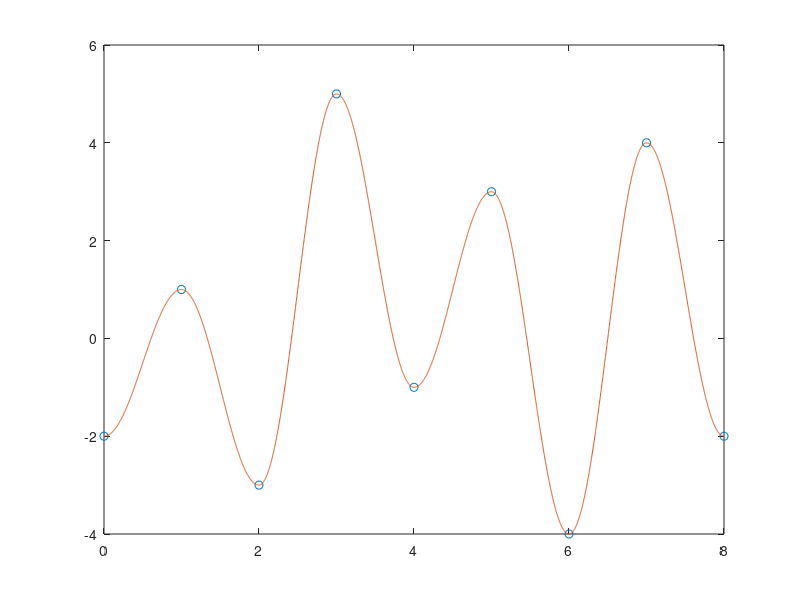

The MATLAB source for this figure: (Note: this script raises an error after producing the figure.)
% The Signal Processing Toolbox of Matlab R2017b has a 'rainflow'
% command.  This are the examples from the online documentation,
% see <https://www.mathworks.com/help/signal/ref/rainflow.html>.
%
% Looks like MathWorks implemented rainflow cycle counting
% correctly.

clear;
close('all');

%%% Cycle Counts with Known Sample Rate

% Generate a signal that resembles a load history, consisting of
% sinusoid half-periods connecting known, equispaced reversals.
% The signal is sampled at 512 Hz for 8 seconds.
% Plot the extrema and the signal.
%
%      fs = 512;
%
%      X = [-2 1 -3 5 -1 3 -4 4 -2];
%      lX = length(X)-1;
%
%      Y = -diff(X)/2.*cos(pi*(0:1/fs:1-1/fs)') + (X(1:lX)+X(2:lX+1))/2;
%      Y = [Y(:);X(end)];
%
%      plot(0:lX,X,'o',0:1/fs:lX,Y)

fs = 512;

X = [-2 1 -3 5 -1 3 -4 4 -2];
lX = length(X)-1;

Y = bsxfun(@plus, bsxfun(@times, -diff(X)/2, cos(pi*(0:1/fs:1-1/fs)')), (X(1:lX)+X(2:lX+1))/2);
Y = [Y(:);X(end)];

plot(0:lX,X,'o',0:1/fs:lX,Y);

% Compute cycle counts for the data.  Display the matrix of cycle
% counts.
%
%      [c,hist,edges,rmm,idx] = rainflow(Y,fs);
%
%      T = array2table(c,'VariableNames',{'Count','Range','Mean','Start','End'})
%
% T =
%
%   7x5 table
%
%     Count    Range    Mean    Start    End
%     _____    _____    ____    _____    ___
%
%     0.5      3        -0.5    0        1
%     0.5      4          -1    1        2
%       1      4           1    4        5
%     0.5      8           1    2        3
%     0.5      9         0.5    3        6
%     0.5      8           0    6        7
%     0.5      6           1    7        8

T = cc4fat(Y, '-first', '-range-mean', '-label', '-zero');
T(:, 4:5) = T(:, 4:5) ./ fs

% Matlab
%
% T =
%
%           0.5            3         -0.5            0            1
%           0.5            4           -1            1            2
%             1            4            1            4            5
%           0.5            8            1            2            3
%           0.5            9          0.5            3            6
%           0.5            8            0            6            7
%           0.5            6            1            7            8
%
%
% Octave
%
% T =
%
%          0.5           3        -0.5           0           1
%          0.5           4          -1           1           2
%            1           4           1           4           5
%          0.5           8           1           2           3
%          0.5           9         0.5           3           6
%          0.5           8           0           6           7
%          0.5           6           1           7           8

clear;
close('all');

%%% Cycle Counts with Known Time Values

% Generate a signal that resembles a load history, consisting
% of sinusoid half-periods connecting known, unevenly spaced
% reversals. The signal is sampled at 10 Hz for 15 seconds.
% Plot the extrema and the signal.
%
%      fs = 10;
%
%      X = [0 1 3 4 5 6 8 10 13 15];
%      Y = [-2 1 -3 5 -1 3 -4 4 -2 6];
%
%      Z = [];
%      for k = 1:length(Y)-1
%          x = X(k+1)-X(k);
%          z = -(Y(k+1)-Y(k))*cos(pi*(0:1/fs:x-1/fs)/x)+Y(k+1)+Y(k);
%          Z = [Z z/2];
%      end
%      Z = [Z Y(end)];
%
%      t = linspace(X(1),X(end),length(Z));
%      plot(X,Y,'o',t,Z)

fs = 10;

X = [0 1 3 4 5 6 8 10 13 15];
Y = [-2 1 -3 5 -1 3 -4 4 -2 6];

Z = [];
for k = 1:length(Y)-1
    x = X(k+1)-X(k);
    z = -(Y(k+1)-Y(k))*cos(pi*(0:1/fs:x-1/fs)/x)+Y(k+1)+Y(k);
    Z = [Z z/2];
end
Z = [Z Y(end)];

t = linspace(X(1),X(end),length(Z));
plot(X,Y,'o',t,Z);

% Compute cycle counts for the data. Display the matrix of cycle counts.
%
%      [c,hist,edges,rmm,idx] = rainflow(Z,t);
%
%      TT = array2table(c,'VariableNames',{'Count','Range','Mean','Start','End'})
%
% TT =
%
%   7x5 table
%
%     Count    Range    Mean    Start    End
%     _____    _____    ____    _____    ___
%
%     0.5       3       -0.5     0        1
%     0.5       4         -1     1        3
%       1       4          1     5        6
%     0.5       8          1     3        4
%       1       6          1    10       13
%     0.5       9        0.5     4        8
%     0.5      10          1     8       15

TT = cc4fat(Z, t, '-first', '-range-mean')

% Matlab
%
% TT =
%
%           0.5            3         -0.5            0            1
%           0.5            4           -1            1            3
%             1            4            1            5            6
%           0.5            8            1            3            4
%             1            6            1           10           13
%           0.5            9          0.5            4            8
%           0.5           10            1            8           15
%
%
% Octave
%
% TT =
%
%          0.5           3        -0.5           0           1
%          0.5           4          -1           1           3
%            1           4           1           5           6
%          0.5           8           1           3           4
%            1           6           1          10          13
%          0.5           9         0.5           4           8
%          0.5          10           1           8          15

clear;
close('all');

%%% Algorithms

% [...]
% Now collect the results.
%
%  Cycle Count | Range | Mean  | Start |  End
% -------------+-------+-------+-------+-------
%      1/2     |   3   | -0.5  |   A   |   B
%      1/2     |   4   | -1    |   B   |   C
%       1      |   4   |  1    |   E   |   F
%      1/2     |   8   |  1    |   C   |   D
%       1      |   3   | -0.5  |   K   |   L
%       1      |   1   |  2.5  |   M   |   N
%       1      |   7   |  0.5  |   H   |   J
%      1/2     |   9   |  0.5  |   D   |   G
%      1/2     |  10   |  1    |   G   |   P
%
% Compare this to the result of running rainflow on the sequence:
%
%      q = rainflow([-2 1 -3 5 -1 3 -4 4 -3 1 -2 3 2 6])
%
% q =
%
%     0.5000    3.0000   -0.5000    1.0000    2.0000
%     0.5000    4.0000   -1.0000    2.0000    3.0000
%     1.0000    4.0000    1.0000    5.0000    6.0000
%     0.5000    8.0000    1.0000    3.0000    4.0000
%     1.0000    3.0000   -0.5000   10.0000   11.0000
%     1.0000    1.0000    2.5000   12.0000   13.0000
%     1.0000    7.0000    0.5000    8.0000    9.0000
%     0.5000    9.0000    0.5000    4.0000    7.0000
%     0.5000   10.0000    1.0000    7.0000   14.0000

c = cc4fat([-2 1 -3 5 -1 3 -4 4 -3 1 -2 3 2 6], 'ABCDEFGHJKLMNP', '-first', '-range-mean');
T = [num2cell(c(:, 1:3)), cellstr(char(c(:, 4))), cellstr(char(c(:, 5)))]

q = cc4fat([-2 1 -3 5 -1 3 -4 4 -3 1 -2 3 2 6], '-first', '-range-mean', '-label')

% Matlab
%
% T =
%
%     [0.5]    [ 3]    [-0.5]    'A'    'B'
%     [0.5]    [ 4]    [  -1]    'B'    'C'
%     [  1]    [ 4]    [   1]    'E'    'F'
%     [0.5]    [ 8]    [   1]    'C'    'D'
%     [  1]    [ 3]    [-0.5]    'K'    'L'
%     [  1]    [ 1]    [ 2.5]    'M'    'N'
%     [  1]    [ 7]    [ 0.5]    'H'    'J'
%     [0.5]    [ 9]    [ 0.5]    'D'    'G'
%     [0.5]    [10]    [   1]    'G'    'P'
%
%
% Octave
%
% T =
% {
%   [1,1] =        0.5
%   [2,1] =        0.5
%   [3,1] =          1
%   [4,1] =        0.5
%   [5,1] =          1
%   [6,1] =          1
%   [7,1] =          1
%   [8,1] =        0.5
%   [9,1] =        0.5
%   [1,2] =          3
%   [2,2] =          4
%   [3,2] =          4
%   [4,2] =          8
%   [5,2] =          3
%   [6,2] =          1
%   [7,2] =          7
%   [8,2] =          9
%   [9,2] =         10
%   [1,3] =       -0.5
%   [2,3] =         -1
%   [3,3] =          1
%   [4,3] =          1
%   [5,3] =       -0.5
%   [6,3] =        2.5
%   [7,3] =        0.5
%   [8,3] =        0.5
%   [9,3] =          1
%   [1,4] = A
%   [2,4] = B
%   [3,4] = E
%   [4,4] = C
%   [5,4] = K
%   [6,4] = M
%   [7,4] = H
%   [8,4] = D
%   [9,4] = G
%   [1,5] = B
%   [2,5] = C
%   [3,5] = F
%   [4,5] = D
%   [5,5] = L
%   [6,5] = N
%   [7,5] = J
%   [8,5] = G
%   [9,5] = P
% }

clear;
close('all');

%% ex_rainflow.m ends here
